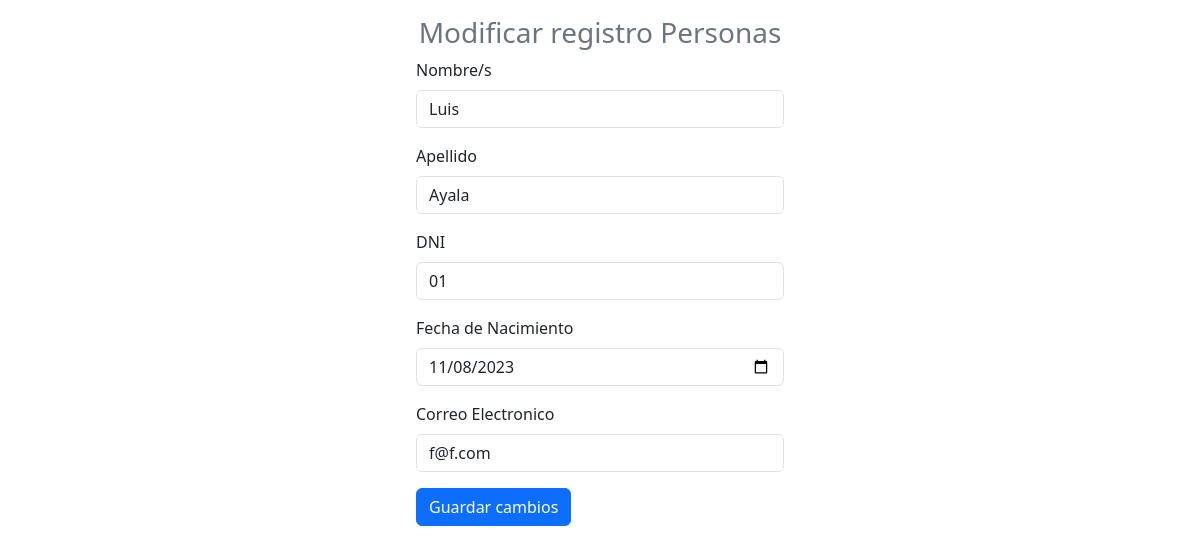
The page /modificar.php?id=10 on the database its author committed.
### tables this page shows
CREATE TABLE `personas` (
  `id_persona` int(11) NOT NULL,
  `nombre` varchar(200) NOT NULL,
  `apellido` varchar(200) NOT NULL,
  `dni` varchar(200) NOT NULL,
  `fecha` date NOT NULL,
  `correo` varchar(200) NOT NULL
);

### modificar.php (the view, shortened to what this page needs)
<?php
include("modelo/conexion.php");
$id = $_GET["id"];
$sql = $conexion->query("SELECT * FROM personas WHERE id_persona=$id");
?>
<!DOCTYPE html>
<html lang="en">
<head>
    <link href="https://cdn.jsdelivr.net/npm/bootstrap@5.3.2/dist/css/bootstrap.min.css" rel="stylesheet">
</head>
<body>
    <form class="col-4 p-3 m-auto" method="POST">
        <h3 class="text-center text-secondary">Modificar registro Personas</h3>
        <?php
        include("controlador/modificar_php.php");
        while ($datos = $sql->fetch_object()) { ?>
            <div class="mb-3">
                <label for="exampleInputEmail1" class="form-label">Nombre/s</label>
                <input type="text" class="form-control" name="nombre" value="<?= $datos->nombre?>">
            </div>
            <div class="mb-3">
                <label for="exampleInputEmail1" class="form-label">Apellido</label>
                <input type="text" class="form-control" name="apellido" value="<?= $datos->apellido?>">
            </div>
            <div class="mb-3">
                <label for="exampleInputEmail1" class="form-label">DNI</label>
                <input type="text" class="form-control" name="dni" value="<?= $datos->dni?>">
            </div>
            <div class="mb-3">
                <label for="exampleInputEmail1" class="form-label">Fecha de Nacimiento</label>
                <input type="date" class="form-control" name="fecha" value="<?= $datos->fecha?>">
            </div>
            <div class="mb-3">
                <label for="exampleInputEmail1" class="form-label">Correo Electronico</label>
                <input type="email" class="form-control" name="correo"  value="<?= $datos->correo?>">
            </div>
        <?php }
        ?>
        <button type="submit" class="btn btn-primary" name="btnmodificar" value="ok">Guardar cambios</button>
    </form>
</body>
</html>

### rows shown on the page
personas: nombre "Luis", apellido "Ayala", dni "01", fecha "11/08/2023", correo "f@f.com"
